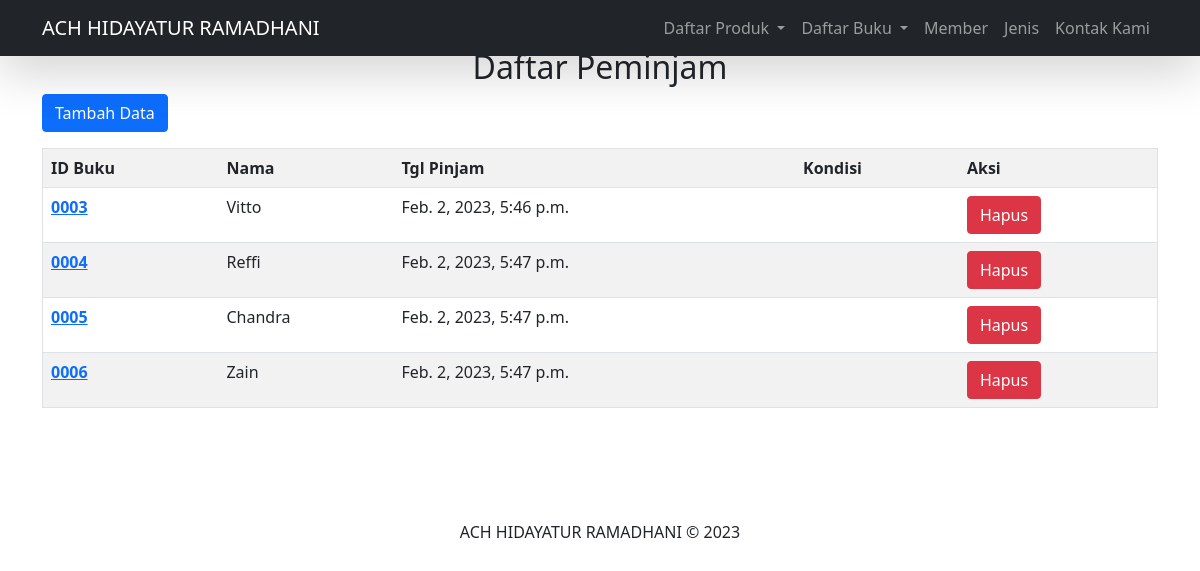
Page /pinjam/ on the committed database.
### dashboard/models.py (models this page shows, shortened)
class Pinjam(models.Model):
    id_buku=models.CharField(max_length=10)
    nama=models.CharField(max_length=10)
    tglpinjam=models.DateTimeField(auto_now_add=True)

### dashboard/views.py (the view)
# urls.py: path('pinjam/',Buku_Pinjam, name= "pinjam"),
def Buku_Pinjam(request):
    pinjams=Pinjam.objects.all()
    konteks={
        'pinjams':pinjams,
    }
    return render(request,'pinjam.html',konteks)

### templates/pinjam.html (shortened to what this page needs)
<link href="https://cdn.jsdelivr.net/npm/bootstrap@5.0.2/dist/css/bootstrap.min.css" rel="stylesheet">
{% load static %}
{% block content %}
<!DOCTYPE html>
<html lang="en">
  <head>
    <link
      href="https://cdn.jsdelivr.net/npm/bootstrap@5.0.0-beta3/dist/css/bootstrap.min.css"
      rel="stylesheet"
    />
    <link
      rel="stylesheet"
      href="https://pro.fontawesome.com/releases/v5.10.0/css/all.css"
    />
    <link rel="stylesheet" href="{% static 'css/style.css'%}" />
  </head>
  <body>
    <nav
      class="navbar navbar-expand-lg navbar-dark bg-dark shadow-lg fixed-top"
    >
      <div class="container">
        <a class="navbar-brand" href="{% url 'index' %}">ACH HIDAYATUR RAMADHANI</a>
        <div class="collapse navbar-collapse text-right" id="navbarText">
          <ul class="navbar-nav ms-auto mb-2 mb-lg-0">
            <ul class="navbar-nav ms-auto mb-2 mb-lg-0">
              <li class="nav-item dropdown">
                <a class="nav-link dropdown-toggle" href="#" id="navbarDropdown" role="button" data-bs-toggle="dropdown" aria-expanded="false">
                  Daftar Produk
                </a>
              </li>
              <li class="nav-item dropdown">
                <a class="nav-link dropdown-toggle" href="#" id="navbarDropdown" role="button" data-bs-toggle="dropdown" aria-expanded="false">
                  Daftar Buku
                </a>
              </li>
            <li class="nav-item">
              <a class="nav-link" href="{% url 'member' %}">Member</a>
            </li>
            <li class="nav-item">
              <a class="nav-link" href="{% url 'jenis' %}">Jenis</a>
            </li>
            <li class="nav-item">
              <a class="nav-link" href="#kontak">Kontak Kami</a>
            </li>
          </ul>
        </div>
      </div>
    </nav>
    <div class="container-fluid layanan pt-5 pb-5">
      <div class="container">
        <h2 class="align-center text-center">Daftar Peminjam</h2>
        <p>
          <a href="/addpinjam" class="btn btn-primary">Tambah Data</a>
        </p>
        <table border="1" class="table table-striped">
            <tr>
                <th>ID Buku</th>
                <th>Nama</th>
                <th>Tgl Pinjam</th>
                <th>Kondisi</th>
                <th>Aksi</th>
            </tr>
        {% for Pinjam in pinjams %}
        <tr>
            <th><a href="/ubah/{{Barang.id}}">{{ Pinjam.id_buku }}</a></th>
            <td>{{ Pinjam.nama }}</td>
            <td>{{ Pinjam.tglpinjam }}</td>
            <td>{{ Kembali.kondisi }}</td>
            <td><button type="button" class="btn btn-danger" data-bs-toggle="modal" data-bs-target="#hapus-{{Pinjam.id}}">Hapus</button>
            </td>
        </tr>
        {% endfor %}
        </table>
        {% endblock %}
        </div>
      </div>
    <div class="container text-center pt-5 pb-5">
      ACH HIDAYATUR RAMADHANI &copy; 2023
    </div>
  </body>
</html>

### rows in the picture
Pinjam: id_buku "0003", nama "Vitto", tglpinjam "Feb. 2, 2023, 5:46 p.m."
Pinjam: id_buku "0004", nama "Reffi", tglpinjam "Feb. 2, 2023, 5:47 p.m."
Pinjam: id_buku "0005", nama "Chandra", tglpinjam "Feb. 2, 2023, 5:47 p.m."
Pinjam: id_buku "0006", nama "Zain", tglpinjam "Feb. 2, 2023, 5:47 p.m."
